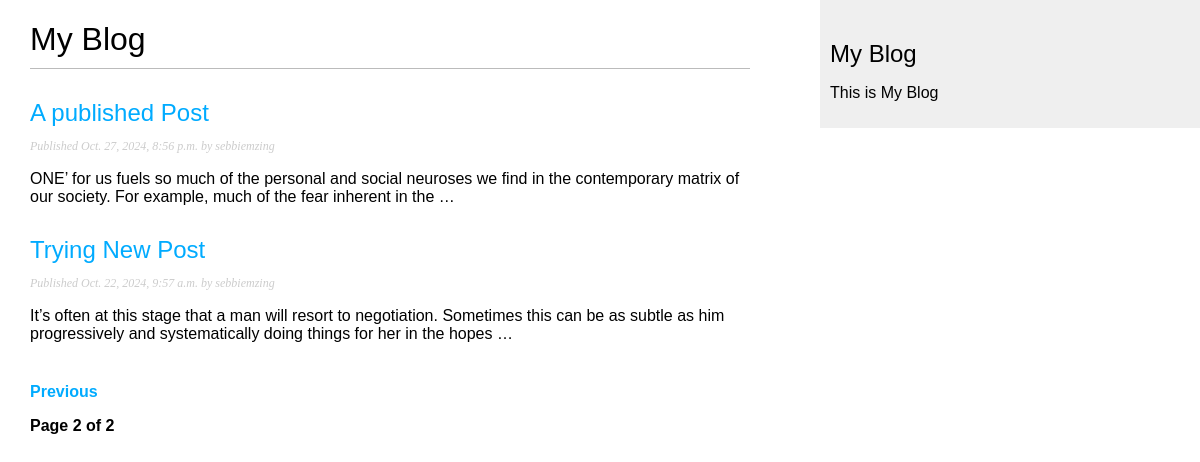
The page /djblog/?page=2 on the database its author committed.
### djblog/models.py (models this page shows, shortened)
class Post(models.Model):
    class Status(models.TextChoices):
        DRAFT = 'DF', 'Draft'
        PUBLISHED = 'PB', 'Published'
    title = models.CharField(max_length=250)
    slug = models.SlugField(
        max_length=250,
        unique_for_date = 'publish'
        )
    author = models.ForeignKey(
        settings.AUTH_USER_MODEL,
        on_delete=models.CASCADE ,
        related_name="djblog_posts"
    )
    body = models.TextField()
    publish = models.DateTimeField(default=timezone.now)
    created = models.DateTimeField(auto_now_add=True)
    updated = models.DateTimeField(auto_now=True)
    status = models.CharField(
        max_length=2,
        choices=Status.choices,
        default=Status.DRAFT
    )
    models = models.Manager() # default manager
    published = PublishedManager() # custom manager
    class Meta:
        ordering = ['-publish']
        indexes = [
            models.Index(fields=['-publish'])
        ]
    def get_absolute_url(self):
        return reverse(
            'djblog:post_detail',
            args = [
                self.publish.year,
                self.publish.month,
                self.publish.day,
                self.slug
            ]
        )

### djblog/views.py (the view)
# urls.py: path('', views.post_list, name = 'post_list'),
def post_list(request): # list all poosts
    post_list = Post.published.all()
    paginator = Paginator(post_list, 3) # paginator with 3 posts per page
    page_number = request.GET.get('page', 1)
    try:
        posts = paginator.page(page_number)
    except PageNotAnInteger:
        posts = paginator.page(1) # if page number is out of range return to page 1
    except EmptyPage:
        posts = paginator.page(paginator.num_pages) # if last page is out of range
    return render(
        request,
        'post/list.html',
        {'posts':posts}
    )

### djblog/models.py (called while the page is built)
    def get_queryset(self):
        return (
            super().get_queryset().filter(status = Post.Status.PUBLISHED)
    )

### djblog/templates/post/list.html (shortened to what this page needs)
{% extends "djblog/base.html" %}
{% block content%}
<h1>My Blog</h1>
{% for post in posts %}
<h2>
    <a href="{{ post.get_absolute_url }}">
        {{ post.title }}
    </a>
</h2>
<p class="date">
    Published {{ post.publish }} by {{ post.author }}
</p>
{{ post.body|truncatewords:30|linebreaks}}
{% endfor %}
{% include "pagination.html" with page=posts %}
{% endblock %}

### djblog/static/css/djblog.css (style rules this page uses)
body { margin:0; padding:0; font-family:helvetica, sans-serif; }
a { color:#00abff; text-decoration:none; }
h1 { font-weight:normal; border-bottom:1px solid #bbb; padding:0 0 10px 0; }
h2 { font-weight:normal; margin:30px 0 0; }
p.date { color:#ccc; font-family: georgia, serif; font-size: 12px; font-style: italic; }

### rows shown on the page
Post: title "A published Post", publish "Oct. 27, 2024, 8:56 p.m.", author "sebbiemzing", body "ONE’ for us fuels so much of the personal and social neuroses we find in the contemporary matrix of our society. For example, much of the fear inherent in the …"
Post: title "Trying New Post", publish "Oct. 22, 2024, 9:57 a.m.", author "sebbiemzing", body "It’s often at this stage that a man will resort to negotiation. Sometimes this can be as subtle as him progressively and systematically doing things for her in the hopes …"

### other values the page prints
{{ page.number }} "2"
{{ page.paginator.num_pages }} "2"
